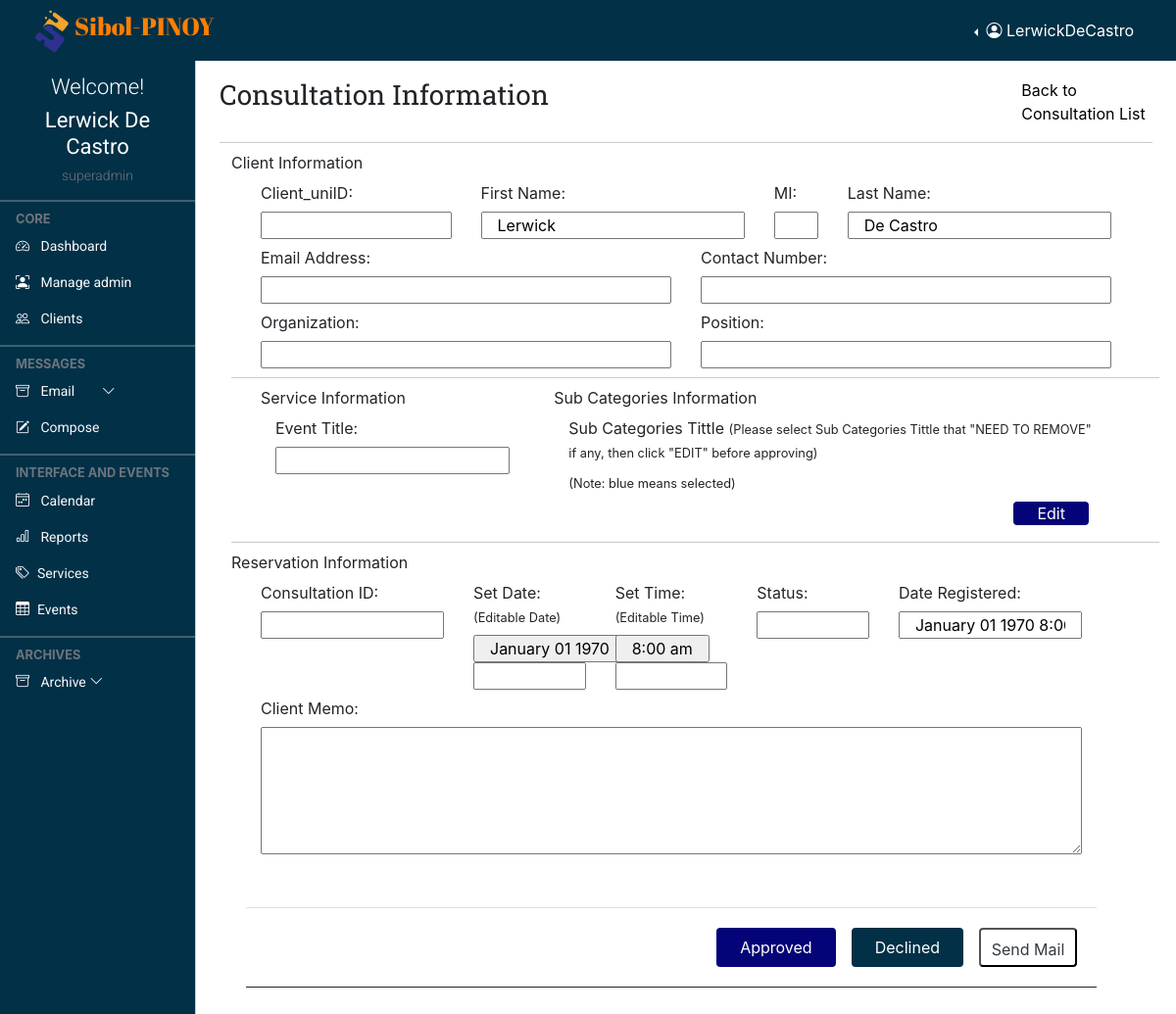
/admin/consultation.info.php (signed in), run on the app's committed database.
### tables this page shows
CREATE TABLE `profile` (
  `id` int(11) NOT NULL,
  `loginId` int(11) NOT NULL,
  `firstName` varchar(255) NOT NULL,
  `lastName` varchar(255) NOT NULL,
  `dateAdded` datetime NOT NULL
);

### admin/consultation.info.php (the view, shortened to what this page needs)
<!doctype html>
<html lang="en">
  <?php
      require "layout.part/admin.header.php";
  ?>
  <body>
    <?php
      require "layout.part/admin.top.navbar.php";
    ?>
    <?php
      require "layout.part/admin.side.navbar.php";
    ?>
    <main class="my-5">
        <div class="container-fluid p-4">
            <div class="row">
            <div class="col-md-10 my-2">
                <h4 class="page-header">Consultation Information</h4>
            </div>
            <div class="col-md-2 my-2">
                <a href="consultation" style="text-decoration: none; color:black; ">Back to Consultation List</a>
            </div>
        </div>
        <hr class="dropdown-divider bg-dark" />
        <div class="col-md-12">
            <div class="row">
                <form action="comptroller/consultation.control.php" method="POST" >
                    <div>Client Information</div>
                    <div class="col-md-12 d-flex">
                        <div class="col-md-3">
                            <label class="col-form-label">Client_uniID:</label>
                            <input class="col-md-12" type="text" name="client_uniID" value="<?= $client_uniID ?>"readonly>
                        </div>
                        <div class="col-md-4">
                            <label class="col-form-label">First Name:</label>
                            <input class="col-md-12" type="text" name="fname" value="<?= $firstName ?>"readonly>
                        </div>
                        <div class="col-md-1">
                            <label class="col-form-label">MI:</label>
                            <input class="col-md-12" type="text" name="mi" value="<?= $mi ?>">
                        </div>
                        <div class="col-md-4">
                            <label class="col-form-label">Last Name:</label>
                            <input class="col-md-12" type="text" name="lname" value="<?= $lastName ?>"readonly>
                        </div>
                    </div>
                    <div class="col-md-12 d-flex">
                        <div class="col-md-6">
                            <label class="col-form-label">Email Address:</label>
                            <input class="col-md-12" type="text" name="email" value="<?= $email_add ?>"readonly>
                        </div>
                        <div class="col-md-6">
                            <label class="col-form-label">Contact Number:</label>
                            <input class="col-md-12" type="text" name="contact" value="<?= $contact ?>" readonly>
                        </div>
                    </div>
                    <div class="col-md-12 d-flex">
                        <div class="col-md-6">
                            <label class="col-form-label">Organization:</label>
                            <input class="col-md-12" type="text" name="orgs" value="<?= $organization ?>" readonly>
                        </div>
                        <div class="col-md-6">
                            <label class="col-form-label">Position:</label>
                            <input class="col-md-12" type="text" name="position" value="<?= $position ?>" readonly>
                        </div>
                    </div>
                    <hr class="dropdown-divider bg-dark col-md-11 px-5 my-2" />
                    <div class="col-md-12 d-flex">
                        <div class="col-md-4">
                            <div>Service Information</div>
                            <div class="col-md-12">
                                <label class="col-form-label">Event Title:</label>
                                <input class="col-md-12" type="text" name="service_title" value="<?= $service_title ?>" readonly>
                            </div>
                        </div>
                        <div class="col-md-8 d-grid">
                            <div>Sub Categories Information</div>
                            <div class="col-md-12">
                                <label class="col-form-label">Sub Categories Tittle <small>(Please select Sub Categories Tittle that "NEED TO REMOVE" if any, then click "EDIT" before approving)</small></label>
                                <small><Span>(Note: blue means selected)</Span></small>
                            </div>
                            <div class="col-md-12">
                                <button type="submit" name="btnedit" class="m-2 px-4 rounded border-0 float-right text-white bg-blue">Edit</button>
                            </div>
                        </div>
                    </div>
                    <hr class="dropdown-divider bg-dark col-md-11 px-5 my-2" />
                    <div>Reservation Information</div>
                    <div class="row col-md-12">
                        <div class="col-md-12 d-flex">
                            <div class="col-md-3">
                                <label class="col-form-label">Consultation ID:</label>
                                <input class="col-md-12" type="text" name="consulID" value="<?= $consultationID ?>" readonly>
                            </div>
                            <div class="col-md-2">
                                <table class="">
                                    <tbody >
                                        <tr>
                                            <label class="col-form-label">Set Date: <small>(Editable Date)</small></label>
                                            <td>
                                <input class="col-md-12" type="button" class="text-dark bg-white dateset" id="dateset" value="<?= date('F d Y',strtotime($set_date)) ?>" readonly>
                                            </td>
                                        </tr>
                                    </tbody>
                                </table>
                                <input class="col-md-12" type="text" name="setdate" value="<?= $set_date ?>" readonly>
                            </div>
                            <div class="col-md-2">
                            <table class="">
                                    <tbody >
                                        <tr>
                                            <label class="col-form-label">Set Time: <small>(Editable Time)</small></label>
                                            <td>
                                            <input class="col-md-12" type="button" class="text-dark bg-white timeset" id="timeset" value="<?= date('g:i a', strtotime($set_time)) ?>" readonly>
                                            </td>
                                        </tr>
                                    </tbody>
                                </table>
                                <input class="col-md-12" type="text" name="settime" value="<?= $set_time ?>" readonly>
                            </div>
                            <div class="col-md-2">
                                <label class="col-form-label">Status:</label>
                                <input class="col-md-12" type="text" value="<?= $status?>" readonly>
                            </div>
                            <div class="col-md-3">
                                <label class="col-form-label">Date Registered:</label>
                                <input class="col-md-12" type="text" value="<?= date('F d Y g:i a',  strtotime($date_registered)) ?>" readonly>
                            </div>
                        </div>
                        <div class="col-md-12 d-flex">
                            <div class="col-md-12">
                                <label class="col-form-label">Client Memo:</label>
                                <textarea class="w-100 p-3" rows="4" placeholder="<?= $memo ?>" readonly></textarea>
                            </div>
                        </div>
                        <div class="col-md-12 mt-5">
                            <table class="table data-table">
                                <tbody >
                                    <tr>
                                        <td>
                                            <input type="button" class="m-2 rounded py-2 px-1 float-right text-center text-dark bg-white sendMail" style="cursor: pointer; width: 100px; height: 40px;" placeholder="Send Mail" value="Send Mail">
                                            <button type="submit" name="declined" class="m-2 rounded py-2 px-4 border-0 float-right text-white bg-coloured">Declined</button>
                                            <button type="submit" name="approved" class="m-2 rounded py-2 px-4 border-0 float-right text-white bg-blue">Approved</button>
                                        </td>
                                    </tr>
                                </tbody>
                            </table>
                        </div>
                    </div>
                </form>
            </div>
        </div>
    </main>
  </body>
</html>

### admin/layout.part/admin.header.php (shortened to what this page needs)
  <head>
    <link href="https://cdn.jsdelivr.net/npm/bootstrap@5.0.2/dist/css/bootstrap.min.css" rel="stylesheet">
    <link rel="stylesheet" href="https://cdnjs.cloudflare.com/ajax/libs/fullcalendar/3.4.0/fullcalendar.css" />
    <link rel="stylesheet" href="https://cdnjs.cloudflare.com/ajax/libs/twitter-bootstrap/4.0.0-alpha.6/css/bootstrap.css" />
    <link rel="stylesheet" href="https://cdn.jsdelivr.net/npm/bootstrap-icons@1.4.1/font/bootstrap-icons.css"/>
    <link rel="stylesheet" href="style/dataTables.bootstrap5.min.css" />
    <link rel="stylesheet" href="style/addstyler.css" />
    <link rel="stylesheet" href="style/colored.css" />
  </head>
<?php
function levelCheck($lev){
    if($lev == "0"){
      $lev = "admin";
    }
    else if($lev == "1"){
      $lev = "superadmin";
    }
    echo $lev;
  }
?>

### admin/layout.part/admin.top.navbar.php (shortened to what this page needs)
<?php
  require "../connection.php";
  if(isset($_SESSION["username"]) && isset($_SESSION["level"])){
    $musername = $_SESSION["username"];
    $sql = "SELECT login.loginId, profile.firstName, profile.lastName, login.username, login.level FROM login INNER JOIN profile ON
                login.loginId = profile.loginId WHERE login.username = '$musername'";
    if($result = $conn->query($sql)){
      if($result->num_rows == 1){
        if($row = $result->fetch_assoc()){
          $firstName = $row["firstName"];
          $lastName = $row["lastName"];
          $rusername = $row["username"];
          $level = $row["level"];
        }
      }
    }
  }
?>
<nav class="navbar navbar-expand-lg navbar-dark px-3 fixed-top bg-coloured">
  <div class="container-fluid">
    <div class="">
      <img class="__logo" src="../img/logo.png" alt=""><a class="logo-font" href="#">Sibol-PINOY</a>
    </div>
    <div class="collapse navbar-collapse justify-content-md-end" id="topNavBar">
      <div class="btn-group border-0 dropstart">
        <button type="button" class="btn text-white dropdown-toggle border-0" data-bs-toggle="dropdown" aria-expanded="false">
          <i class="bi bi-person-circle"></i> <span> <?= $rusername ?> </span>
        </button>
      </div>
    </div>
  </div>
</nav>

### admin/layout.part/admin.side.navbar.php (shortened to what this page needs)
<div class="offcanvas offcanvas-start sidebar-nav bg-coloured" id="sidebar">
    <div class="offcanvas-body p-0">
        <div class="container pt-3 text-center">
            <div class="text-white">
            <h4 class="welcome-text">Welcome!</h4>
            <h2 class="user-text"><?= $firstName . " " . $lastName?></h2>
            <h6 class="text-muted text-small"><?= levelCheck($level) ?></h6>
            </div>
        </div>
        <nav class="navbar-dark pb-5">
            <ul class="navbar-nav">
                <hr class="dropdown-divider bg-light" />
                <div class="text-muted small fw-bold text-uppercase px-3">
                    CORE
                </div>
                <li>
                    <a href="landing" class="nav-link px-3 text-light text-normal">
                        <span class="me-2"><i class="bi bi-speedometer2"></i></span>
                        <span>Dashboard</span>
                    </a>
                    <?php
                        if(isset($_SESSION["level"])){
                            $check_level = $_SESSION["level"];
                            if($check_level == '1'){
                                echo ' <a href="admin.con" class="nav-link px-3 text-light text-normal">
                                            <span class="me-2"><i class="bi bi-person-bounding-box"></i></span>
                                            <span>Manage admin</span>
                                        </a>';
                            }
                        }
                    ?>
                    <a href="clients.record" class="nav-link px-3 text-light text-normal">
                        <span class="me-2"><i class="bi bi-people"></i></span>
                        <span>Clients</span>
                    </a>
                </li>
                <hr class="dropdown-divider bg-light" />
                <div class="text-muted small fw-bold text-uppercase px-3">
                    Messages
                </div>
                <li>
                    <a class="nav-link px-3 text-light text-normal position-relative" data-bs-toggle="collapse" href="#email">
                        <span class="me-2"><i class="bi bi-archive"></i></span>
                            <span>Email
                        </span>
                        <span class="ms-auto">
                            <span class="right-icon mx-4">
                            <i class="bi bi-chevron-down"></i>
                            </span>
                        </span>
                    </a>
                    <a href="#" class="nav-link px-3 text-light text-normal">
                        <span class="me-2"><i class="bi bi-pencil-square"></i></span>
                        <span>
                            <button type="button" class="bg-transparent border-0 text-light" data-bs-toggle="modal" data-bs-target="#exampleModal">
                                Compose
                            </button>
                        </span>
                    </a>
                </li>
                <hr class="dropdown-divider bg-light" />
                <div class="text-muted small fw-bold text-uppercase px-3">
                    Interface and Events
                </div>
                <li>
                    <a href="calender" class="nav-link px-3 text-light text-normal">
                            <span class="me-2"><i class="bi bi-calendar4-week"></i></span>
                            <span>Calendar</span>
                    </a>
                    <a href="reports" class="nav-link px-3 text-light text-normal">
                            <span class="me-2"><i class="bi bi-bar-chart"></i></span>
                            <span>Reports</span>
                    </a>
                    <a href="services.tools" class="nav-link px-3 sidebar-link text-light text-normal" >
                        <span class="me-2"><i class="bi bi-tags"></i></span>
                        <span>Services</span>
                    </a>
                    <a href="events" class="nav-link px-3 sidebar-link text-light text-normal">
                        <span class="me-2"><i class="bi bi-table"></i></span>
                        <span>Events</span>
                    </a>
                </li>
                <hr class="dropdown-divider bg-light" />
                <div class="text-muted small fw-bold text-uppercase px-3">
                    Archives
                </div>
                <li>
                    <a class="nav-link px-3  text-light text-normal" data-bs-toggle="collapse" href="#archives">
                        <span class="me-2"><i class="bi bi-archive"></i></span>
                        <span>Archive</span>
                        <span class="ms-auto">
                            <span class="right-icon">
                            <i class="bi bi-chevron-down"></i>
                            </span>
                        </span>
                    </a>
                </li>
            </ul>
        </nav>
    </div>
</div>

### data on the page
profile: loginId.username "LerwickDeCastro", firstName "Lerwick", lastName "De Castro", loginId.level "superadmin", fname "Lerwick", lname "De Castro"
